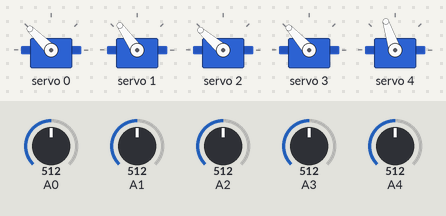
The sketch below on a simulated Arduino Uno, built with avr-gcc and run on an emulated ATmega328P. Shown: 5 × servo. Inputs (shaded band) come from the test bench; at power-on: A0 = 512, A1 = 512, A2 = 512, A3 = 512, A4 = 512.

Above: at 1.2 s.
1.3 s: A0 set to 716
At 2.3 s:
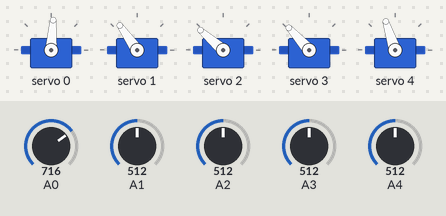
2.8 s: A1 set to 716
At 3.5 s:
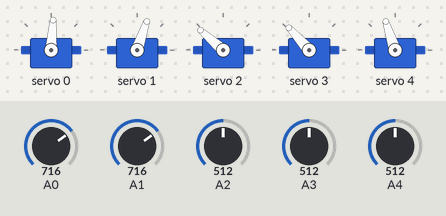
4.3 s: A2 set to 716
At 4.7 s:
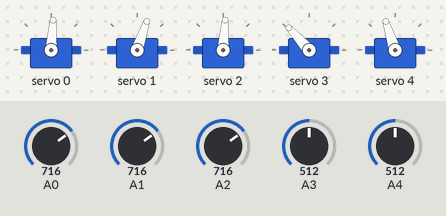
5.8 s: A3 set to 716
At 7.0 s:
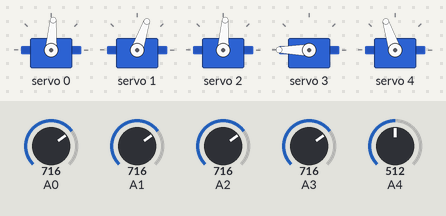
7.3 s: A4 set to 992
At 8.3 s:
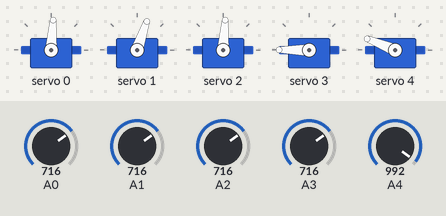
8.8 s: A0 set to 306
At 9.5 s:
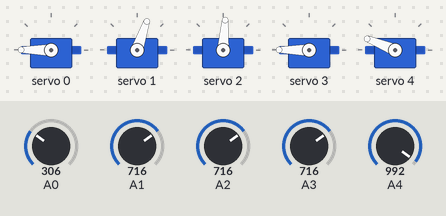
Timing chart, 0 to 11.3 s (numbered marks = the images above; inputs shaded):
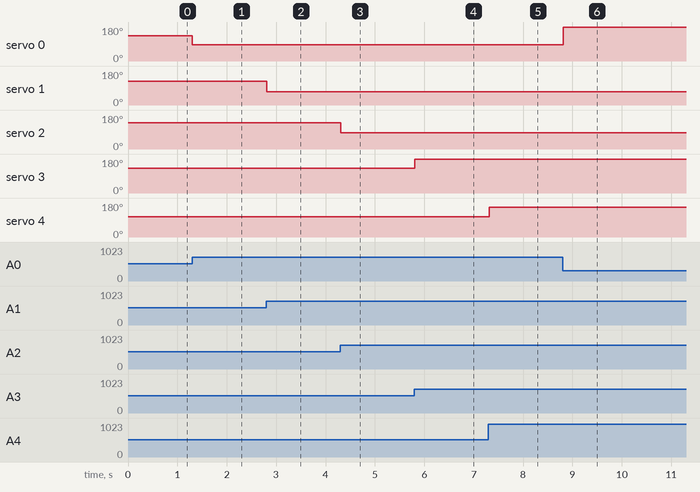

Measured:
- after the input at 1.3 s, servo 0: 135° → 86° at once
- after the input at 2.8 s, servo 1: 125° → 71° at once
- after the input at 4.3 s, servo 2: 139° → 86° at once
- after the input at 5.8 s, servo 3: 132° → 180° at once
- after the input at 7.3 s, servo 4: 108° → 158° at once
- after the input at 8.8 s, servo 0: 86° → 180° at once

The sketch:

TRARM02_TRUSERCON02.ino
```cpp
//--------------------------------------------------------------------------------
//  File        TRARM02_TRUSERCON02.ino
//
//  Version     v0.1  2025.12.02  Tony Kwon
//                  Initial revision
//--------------------------------------------------------------------------------

//--------------------------------------------------------------------------------
//  Configuration
//--------------------------------------------------------------------------------
int adc_min[5] = {336, 367, 341, 346, 710};
int adc_max[5] = {670, 702, 692, 687, 800};
int tick_init[5] = {402, 362, 402, 394, 357};
int tick_min[5] = {294, 262, 294, 292, 340};
int tick_max[5] = {510, 463, 510, 497, 446};
int angle_init[5] = {0, 0, 0, 0, 0};
int angle_min[5] = {-45, -45, -45, -45, -45};
int angle_max[5] = {45, 45, 45, 45, 45};

//--------------------------------------------------------------------------------
//  Serial communication
//--------------------------------------------------------------------------------
#define SERIAL_BAUD 115200

void setupSerial() {
  Serial.begin(SERIAL_BAUD);
  while (! Serial);
}

//--------------------------------------------------------------------------------
//  Servo motor driver for PCA9685
//--------------------------------------------------------------------------------
#include <Adafruit_PWMServoDriver.h>

#define MOTOR_PWM_FREQ  50  // 50[Hz] frequency = 20[ms] period
#define MOTOR_CH_MAX    16

Adafruit_PWMServoDriver motorServoDriver = Adafruit_PWMServoDriver(0x40);

void setupMotor() {
  motorServoDriver.begin();
  motorServoDriver.setPWMFreq(MOTOR_PWM_FREQ);
  for(int i = 0; i < 5; i++) {
    motorServoDriver.setPWM(i, 0, tick_init[5]);
  }
}

//--------------------------------------------------------------------------------
//  Setup
//--------------------------------------------------------------------------------
void setup() {
  setupSerial();
  setupMotor();
}

//--------------------------------------------------------------------------------
//  Loop
//--------------------------------------------------------------------------------
void loop() {
  //----------------------------------------
  //  Read ADC
  //----------------------------------------
  int adc_raw[5];
  int adc[5];

  adc_raw[0] = analogRead(A0);
  adc_raw[1] = analogRead(A1);
  adc_raw[2] = analogRead(A2);
  adc_raw[3] = analogRead(A3);
  adc_raw[4] = analogRead(A4);

  for(int i = 0; i < 5; i++) {
    adc[i] = max(adc_min[i], min(adc_raw[i], adc_max[i]));
  }

  //----------------------------------------
  //  Rotate TRARM02 motors
  //----------------------------------------
  int tick[5];
  for(int i = 0; i < 5; i++) {
    tick[i] = map(adc[i], adc_min[i], adc_max[i], tick_min[i], tick_max[i]);
  }
  tick[0] = (tick_max[0] - (tick[0] - tick_min[0]));
  tick[1] = (tick_max[1] - (tick[1] - tick_min[1]));
  tick[2] = (tick_max[2] - (tick[2] - tick_min[2]));

  for(int i = 0; i < 5; i++) {
    motorServoDriver.setPWM(i, 0, tick[i]);
  }

  delay(10);
}
```
